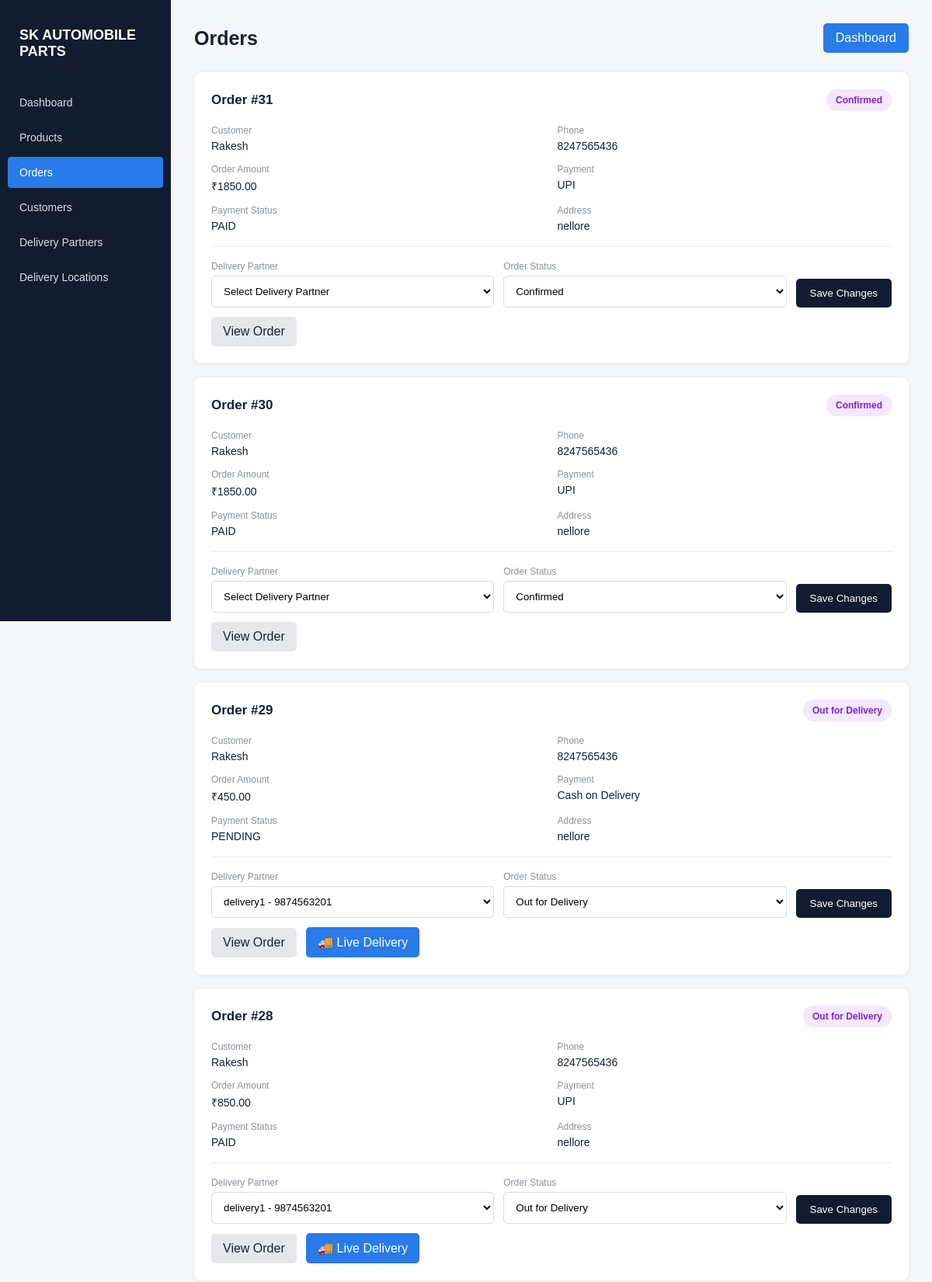
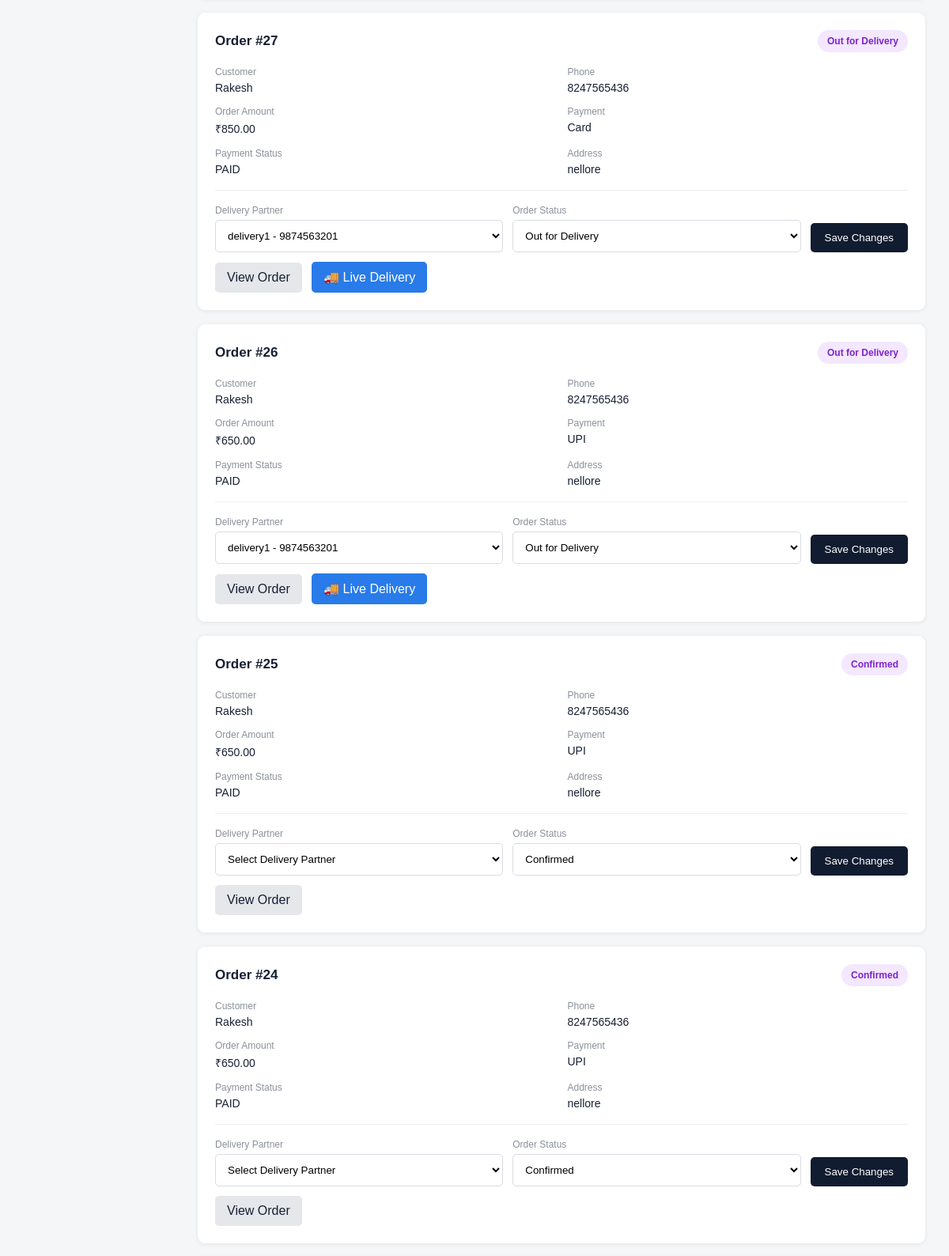
Page /admin-panel/orders/ (signed in, upper part) on the committed database (2 pictures, top to bottom).
### orders/models.py (models this page shows, shortened)
class Order(models.Model):
    PAYMENT_CHOICES = [
        ("COD", "Cash on Delivery"),
        ("UPI", "UPI"),
        ("CARD", "Card"),
        ("NET_BANKING", "Net Banking"),
    ]
    STATUS_CHOICES = [
        ("PENDING", "Pending"),
        ("CONFIRMED", "Confirmed"),
        ("SHIPPED", "Shipped"),
        ("OUT_FOR_DELIVERY", "Out for Delivery"),
        ("DELIVERED", "Delivered"),
        ("CANCELLED", "Cancelled"),
    ]
    customer = models.ForeignKey(
        Customer,
        on_delete=models.CASCADE,
        related_name="orders"
    )
    delivery_partner = models.ForeignKey(
        DeliveryPartner,
        on_delete=models.SET_NULL,
        null=True,
        blank=True,
        related_name="orders"
    )
    total_amount = models.DecimalField(
        max_digits=10,
        decimal_places=2
    )
    address = models.TextField()
    payment_method = models.CharField(
        max_length=20,
        choices=PAYMENT_CHOICES
    )
    payment_status = models.CharField(
        max_length=20,
        default="PENDING"
    )
    payment_id = models.CharField(
        max_length=200,
        blank=True,
        null=True
    )
    order_status = models.CharField(
        max_length=20,
        choices=STATUS_CHOICES,
        default="PENDING"
    )
    created_at = models.DateTimeField(
        auto_now_add=True
    )

class DeliveryPartner(models.Model):
    name = models.CharField(max_length=100)
    phone = models.CharField(max_length=15)
    email = models.EmailField(blank=True, null=True)
    vehicle_number = models.CharField(
        max_length=50,
        blank=True,
        null=True
    )
    is_available = models.BooleanField(default=True)
    created_at = models.DateTimeField(auto_now_add=True)

### customers/models.py (models this page shows, shortened)
class Customer(models.Model):
    name = models.CharField(max_length=100)
    phone = models.CharField(max_length=15)
    email = models.EmailField()
    address = models.TextField()
    city = models.CharField(max_length=100)
    state = models.CharField(max_length=100)
    pincode = models.CharField(max_length=10)
    created_at = models.DateTimeField(auto_now_add=True)

### admin_panel/views.py (the view)
@staff_member_required
def admin_orders(request):
    orders = Order.objects.select_related(
        "customer",
        "delivery_partner"
    ).order_by("-created_at")
    partners = DeliveryPartner.objects.filter(
        is_available=True
    )
    return render(
        request,
        "admin_panel/orders.html",
        {
            "orders": orders,
            "partners": partners,
        }
    )

### templates/admin_panel/orders.html (shortened to what this page needs)
<!DOCTYPE html>
<html>
<head>
</head>
<body>
<div class="sidebar">
    <div class="brand">
        SK AUTOMOBILE PARTS
    </div>
    <a class="menu"
       href="{% url 'admin_dashboard' %}">
        Dashboard
    </a>
    <a class="menu"
       href="/admin/products/product/">
        Products
    </a>
    <a class="menu active"
       href="{% url 'admin_orders' %}">
        Orders
    </a>
    <a class="menu"
       href="/admin/customers/customer/">
        Customers
    </a>
    <a class="menu"
       href="/admin/orders/deliverypartner/">
        Delivery Partners
    </a>
    <a class="menu"
       href="/admin/orders/deliverylocation/">
        Delivery Locations
    </a>
</div>
<div class="main">
    <div class="heading">
        <h1>
            Orders
        </h1>
        <a class="dashboard-button"
           href="{% url 'admin_dashboard' %}">
            Dashboard
        </a>
    </div>
    {% for order in orders %}
    <div class="order-card">
        <div class="order-header">
            <div class="order-number">
                Order #{{ order.id }}
            </div>
            <div class="status">
                {{ order.get_order_status_display }}
            </div>
        </div>
        <div class="details">
            <div>
                <div class="label">
                    Customer
                </div>
                <div class="value">
                    {{ order.customer.name }}
                </div>
            </div>
            <div>
                <div class="label">
                    Phone
                </div>
                <div class="value">
                    {{ order.customer.phone }}
                </div>
            </div>
            <div>
                <div class="label">
                    Order Amount
                </div>
                <div class="value">
                    ₹{{ order.total_amount }}
                </div>
            </div>
            <div>
                <div class="label">
                    Payment
                </div>
                <div class="value">
                    {{ order.get_payment_method_display }}
                </div>
            </div>
            <div>
                <div class="label">
                    Payment Status
                </div>
                <div class="value">
                    {{ order.payment_status }}
                </div>
            </div>
            <div>
                <div class="label">
                    Address
                </div>
                <div class="value">
                    {{ order.address }}
                </div>
            </div>
        </div>
        <form method="POST"
              action="{% url 'update_order' order.id %}">
            <div class="controls">
                <div>
                    <div class="label">
                        Delivery Partner
                    </div>
                    <select name="delivery_partner">
                        <option value="">
                            Select Delivery Partner
                        </option>
                        {% for partner in partners %}
                        <option
                            value="{{ partner.id }}"
                            {% if order.delivery_partner_id == partner.id %}
                            selected
                            {% endif %}
                        >
                            {{ partner.name }}
                            - {{ partner.phone }}
                        </option>
                        {% endfor %}
                    </select>
                </div>
                <div>
                    <div class="label">
                        Order Status
                    </div>
                    <select name="order_status">
                        <option value="CONFIRMED"
                            {% if order.order_status == "CONFIRMED" %}selected{% endif %}>
                            Confirmed
                        </option>
                        <option value="OUT_FOR_DELIVERY"
                            {% if order.order_status == "OUT_FOR_DELIVERY" %}selected{% endif %}>
                            Out for Delivery
                        </option>
                    </select>
                </div>
                <div style="display:flex;align-items:end;">
                    <button class="save"
                            type="submit">
                        Save Changes
                    </button>
                </div>
            </div>
        </form>
        <a class="view"
            href="{% url 'admin_order_detail' order.id %}">
                View Order
        </a>
        {% if order.order_status == "OUT_FOR_DELIVERY" %}
        <a class="tracking"
           href="{% url 'delivery_tracking' order.id %}">
            🚚 Live Delivery
        </a>
        {% endif %}
    </div>
    {% empty %}
    <div class="empty">
        No orders found.
    </div>
    {% endfor %}
</div>
</body>
</html>

### templates/admin_panel/orders.html (style rules this page uses)
* { box-sizing: border-box; }
body { margin: 0; font-family: Arial, sans-serif; background: #f5f6f8; color: #172033; }
.sidebar { position: fixed; left: 0; top: 0; width: 220px; height: 100vh; background: #111c30; padding: 20px 10px; }
.brand { color: white; font-size: 18px; font-weight: bold; padding: 15px; margin-bottom: 20px; }
.menu { display: block; padding: 12px 15px; margin-bottom: 5px; color: #d7dce5; text-decoration: none; border-radius: 4px; font-size: 14px; }
.menu:hover, .menu.active { background: #287be8; color: white; }
.main { margin-left: 220px; padding: 30px; }
.heading { display: flex; justify-content: space-between; align-items: center; margin-bottom: 25px; }
.heading h1 { margin: 0; font-size: 25px; }
.dashboard-button { background: #287be8; color: white; padding: 10px 16px; text-decoration: none; border-radius: 5px; }
.order-card { background: white; border-radius: 9px; padding: 22px; margin-bottom: 18px; box-shadow: 0 1px 6px rgba(0,0,0,.08); }
.order-header { display: flex; justify-content: space-between; align-items: center; margin-bottom: 18px; }
.order-number { font-size: 17px; font-weight: bold; }
.status { background: #f3e8ff; color: #7e22ce; padding: 7px 12px; border-radius: 20px; font-size: 12px; font-weight: bold; }
.details { display: grid; grid-template-columns: repeat(2, 1fr); gap: 15px; border-bottom: 1px solid #eee; padding-bottom: 18px; }
.label { color: #8a909a; font-size: 12px; margin-bottom: 5px; }
.value { font-size: 14px; font-weight: 500; }
.controls { display: grid; grid-template-columns: 1fr 1fr auto; gap: 12px; margin-top: 18px; }
select { width: 100%; padding: 11px; border: 1px solid #d8dce3; border-radius: 5px; background: white; }
.save { background: #111c30; color: white; border: none; padding: 11px 18px; border-radius: 5px; cursor: pointer; }
.view { display: inline-block; margin-top: 12px; background: #e5e7eb; color: #172033; padding: 10px 15px; border-radius: 5px; text-decoration: none; }
.tracking { display: inline-block; margin-top: 12px; margin-left: 8px; background: #287be8; color: white; padding: 10px 15px; border-radius: 5px; text-decoration: none; }

### rows in the picture
Order: id "31", order_status "Confirmed", customer.name "Rakesh", customer.phone "8247565436", total_amount "1850.00", payment_method "UPI", payment_status "PAID", address "nellore"
Order: id "30", order_status "Confirmed", customer.name "Rakesh", customer.phone "8247565436", total_amount "1850.00", payment_method "UPI", payment_status "PAID", address "nellore"
Order: id "29", order_status "Out for Delivery", customer.name "Rakesh", customer.phone "8247565436", total_amount "450.00", payment_method "Cash on Delivery", payment_status "PENDING", address "nellore", delivery_partner "delivery1 - 9874563201", shows "🚚 Live Delivery"
Order: id "28", order_status "Out for Delivery", customer.name "Rakesh", customer.phone "8247565436", total_amount "850.00", payment_method "UPI", payment_status "PAID", address "nellore", delivery_partner "delivery1 - 9874563201", shows "🚚 Live Delivery"
Order: id "27", order_status "Out for Delivery", customer.name "Rakesh", customer.phone "8247565436", total_amount "850.00", payment_method "Card", payment_status "PAID", address "nellore", delivery_partner "delivery1 - 9874563201", shows "🚚 Live Delivery"
Order: id "26", order_status "Out for Delivery", customer.name "Rakesh", customer.phone "8247565436", total_amount "650.00", payment_method "UPI", payment_status "PAID", address "nellore", delivery_partner "delivery1 - 9874563201", shows "🚚 Live Delivery"
Order: id "25", order_status "Confirmed", customer.name "Rakesh", customer.phone "8247565436", total_amount "650.00", payment_method "UPI", payment_status "PAID", address "nellore"
Order: id "24", order_status "Confirmed", customer.name "Rakesh", customer.phone "8247565436", total_amount "650.00", payment_method "UPI", payment_status "PAID", address "nellore"
